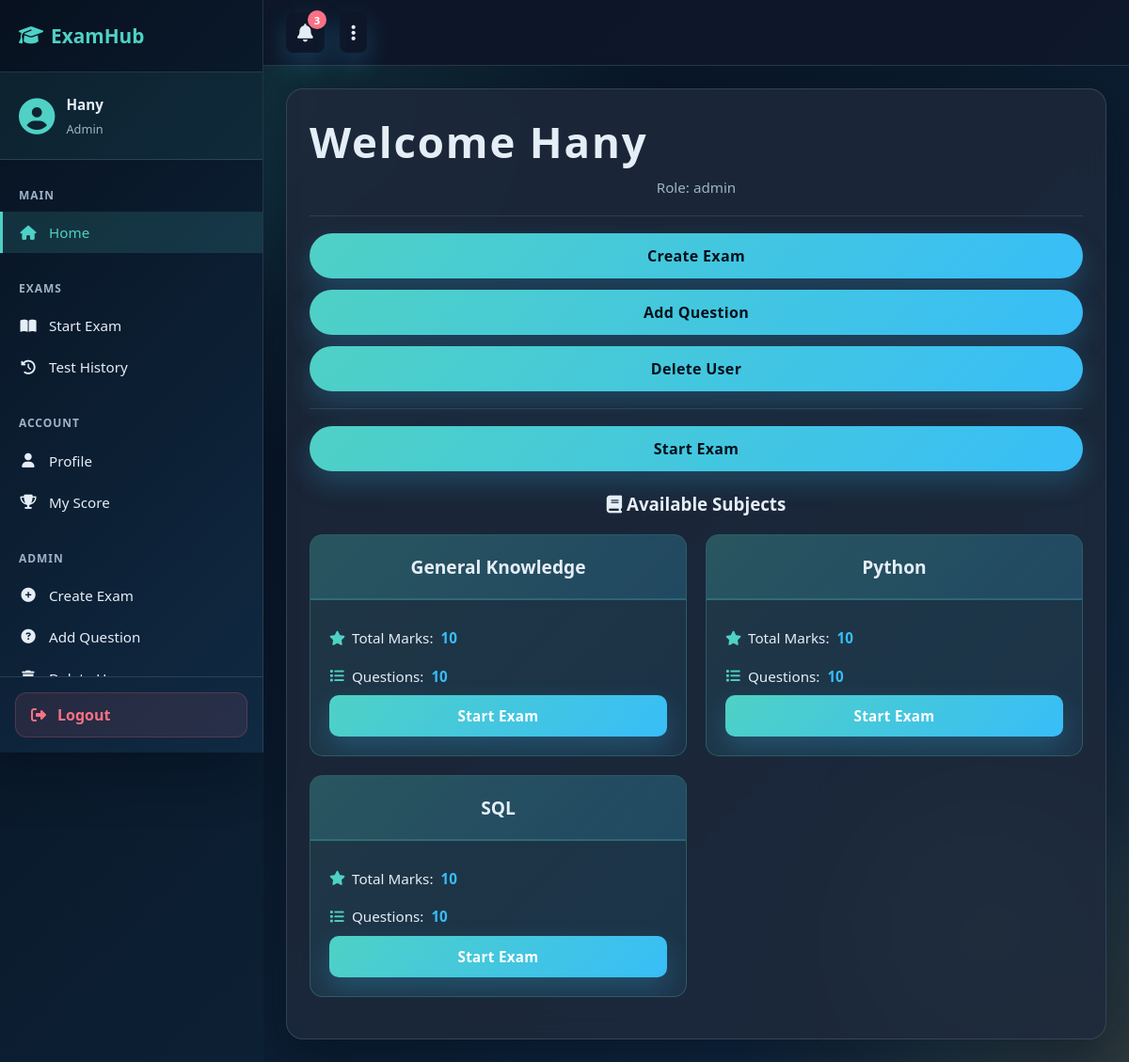
/dashboard (signed in), run on the app's committed database.
### tables this page shows
CREATE TABLE exams (
    id INTEGER PRIMARY KEY AUTOINCREMENT,
    name TEXT NOT NULL,
    total_marks INTEGER CHECK(total_marks > 0)
);

### app.py (the view)
@app.route("/dashboard")
def dashboard():
    if "user" not in session:
        return redirect("/")
    exams = get_exams()
    return render_template("dashboard.html", role=session["role"], exams=exams)

### config/db_config.py (called while the page is built)
def get_connection():
    db_path = os.getenv("DB_PATH", "exam.db")
    return sqlite3.connect(db_path)

### services/exam_service.py (called while the page is built)
def get_exams():
    conn = get_connection()
    cur = conn.cursor()
    cur.execute("SELECT * FROM exams")
    data = cur.fetchall()
    conn.close()
    return data

### templates/dashboard.html (shortened to what this page needs)
{% extends "base.html" %}
{% block content %}
<div class="container">
    <div class="page-intro">
        <h1 class="page-title">Welcome {{ session.get('user') }}</h1>
        <p class="meta page-subtitle">Role: {{ role }}</p>
    </div>
    <hr>
    {% if role == 'admin' %}
        <div class="action-grid">
            <a class="btn-link" href="{{ url_for('create_exam_page') }}">Create Exam</a>
            <a class="btn-link" href="{{ url_for('add_question_page') }}">Add Question</a>
            <a class="btn-link" href="{{ url_for('delete_user_page') }}">Delete User</a>
        </div>
        <hr>
    {% endif %}
    <div class="button-row">
        <a class="btn-link" href="#start-exams-section" onclick="scrollToExams(event)">Start Exam</a>
    </div>
    <br>
    <div id="start-exams-section">
        <h3><i class="fas fa-book"></i> Available Subjects</h3>
        {% if exams %}
            <div class="exams-grid">
                {% for exam in exams %}
                    <div class="exam-card">
                        <div class="exam-card-header">
                            <h4>{{ exam[1] }}</h4>
                        </div>
                        <div class="exam-card-body">
                            <p class="exam-info">
                                <i class="fas fa-star"></i> Total Marks: <strong>{{ exam[2] }}</strong>
                            </p>
                            <p class="exam-info">
                                <i class="fas fa-list"></i> Questions: <strong>10</strong>
                            </p>
                            <a href="{{ url_for('take_exam', exam_id=exam[0]) }}">
                                <button class="exam-start-btn">Start Exam</button>
                            </a>
                        </div>
                    </div>
                {% endfor %}
            </div>
        {% else %}
            <div class="empty-state">
                <i class="fas fa-inbox"></i>
                <p>No exams available at the moment.</p>
            </div>
        {% endif %}
    </div>
</div>
{% endblock %}

### static/style.css (style rules this page uses)
:root { --bg-start: #07111f; --bg-end: #102a43; --surface: rgba(15, 23, 42, 0.8); --surface-strong: rgba(15, 23, 42, 0.95); --card: rgba(30, 41, 59, 0.84); --text: #e5eef7; --muted: #9fb3c8; --primary: #4fd1c5; --primary-strong: #38bdf8; --accent: #f59e0b; --danger: #fb7185; --border: rgba(148, 163, 184, 0.22); --shadow: 0 20px 50px rgba(2, 8, 23, 0.38); }
* { margin: 0; padding: 0; box-sizing: border-box; }
body { min-height: 100vh; padding: 0; display: flex; flex-direction: row; color: var(--text); font-family: "Segoe UI", "Trebuchet MS", "Verdana", sans-serif; background: radial-gradient(circle at top left, rgba(79, 209, 197, 0.22), transparent 26%), radial-gradient(circle at bottom right, rgba(245, 158, 11, 0.18), transparent 24%), linear-gradient(135deg, var(--bg-start), var(--bg-end)); overflow-x: hidden; }
body::before, body::after { content: ""; position: fixed; inset: auto; width: 260px; height: 260px; border-radius: 999px; filter: blur(50px); opacity: 0.35; pointer-events: none; z-index: 0; }
body::before { top: 5%; left: 3%; background: rgba(56, 189, 248, 0.35); }
body::after { bottom: 3%; right: 4%; background: rgba(79, 209, 197, 0.3); }
h1 { position: relative; z-index: 1; margin-top: 6px; text-align: center; font-size: clamp(2rem, 3.8vw, 3.2rem); letter-spacing: 0.04em; font-weight: 800; }
h2, h3, p, form, table { position: relative; z-index: 1; }
p { color: var(--muted); line-height: 1.6; }
a { color: inherit; text-decoration: none; display: inline-flex; }
.page-intro { margin-bottom: 14px; }
.page-title { margin-top: 0; margin-bottom: 6px; text-align: left; }
.page-subtitle { margin-bottom: 0; }
.container { position: relative; z-index: 1; width: min(100%, 460px); margin-top: 14px; padding: 28px; border-radius: 26px; background: linear-gradient(180deg, var(--surface), rgba(15, 23, 42, 0.72)); border: 1px solid var(--border); box-shadow: var(--shadow); backdrop-filter: blur(14px); text-align: center; }
button { width: 100%; padding: 13px 18px; border: none; border-radius: 999px; cursor: pointer; font: inherit; font-weight: 700; letter-spacing: 0.02em; color: #04111d; background: linear-gradient(135deg, var(--primary), var(--primary-strong)); box-shadow: 0 12px 28px rgba(56, 189, 248, 0.22); transition: transform 0.2s ease, filter 0.2s ease, box-shadow 0.2s ease; }
.btn-link { width: 100%; justify-content: center; padding: 13px 18px; border-radius: 999px; cursor: pointer; font: inherit; font-weight: 700; letter-spacing: 0.02em; color: #04111d; background: linear-gradient(135deg, var(--primary), var(--primary-strong)); box-shadow: 0 12px 28px rgba(56, 189, 248, 0.22); transition: transform 0.2s ease, filter 0.2s ease, box-shadow 0.2s ease; }
.meta, .subtle { color: var(--muted); font-size: 0.95rem; }
.button-row, .action-grid { display: grid; gap: 12px; margin-top: 12px; }
.button-row a, .action-grid a { width: 100%; }
.button-row button, .action-grid button, .container a button { width: 100%; }
hr { width: 100%; margin: 18px 0; border: none; height: 1px; background: rgba(148, 163, 184, 0.18); }
.content-wrapper > .container { width: min(100%, 980px); margin: 0 auto; padding: 24px; border-radius: 18px; background: var(--card); border: 1px solid var(--border); box-shadow: var(--shadow); }
.exams-grid { display: grid; grid-template-columns: repeat(auto-fit, minmax(280px, 1fr)); gap: 20px; margin: 20px 0; }
.exam-card { background: linear-gradient(135deg, rgba(79, 209, 197, 0.1), rgba(56, 189, 248, 0.08)); border: 1px solid rgba(79, 209, 197, 0.25); border-radius: 14px; overflow: hidden; transition: all 0.3s ease; display: flex; flex-direction: column; }
.exam-card-header { background: linear-gradient(135deg, rgba(79, 209, 197, 0.2), rgba(56, 189, 248, 0.15)); padding: 20px; border-bottom: 2px solid rgba(79, 209, 197, 0.2); }
.exam-card-header h4 { margin: 0; font-size: 1.2rem; color: var(--text); text-align: center; }
.exam-card-body { padding: 20px; flex: 1; display: flex; flex-direction: column; }
.exam-info { display: flex; align-items: center; gap: 8px; margin: 8px 0; color: var(--text); font-size: 0.95rem; }
.exam-info i { color: var(--primary); width: 16px; }
.exam-info strong { color: var(--primary-strong); font-weight: 600; }
.exam-start-btn { margin-top: auto; padding: 12px 20px; background: linear-gradient(135deg, var(--primary), var(--primary-strong)); color: white; border: none; border-radius: 10px; font-weight: 600; cursor: pointer; transition: all 0.3s ease; font-size: 0.95rem; }

### data on the page
exams: name "General Knowledge", total_marks "10"
exams: name "Python", total_marks "10"
exams: name "SQL", total_marks "10"

### other printed values
{{ session.get('user', 'User') }} "Hany"
{{ session.get('role', 'Student').title() }} "Admin"
{{ session.get('user') }} "Hany"
{{ role }} "admin"
